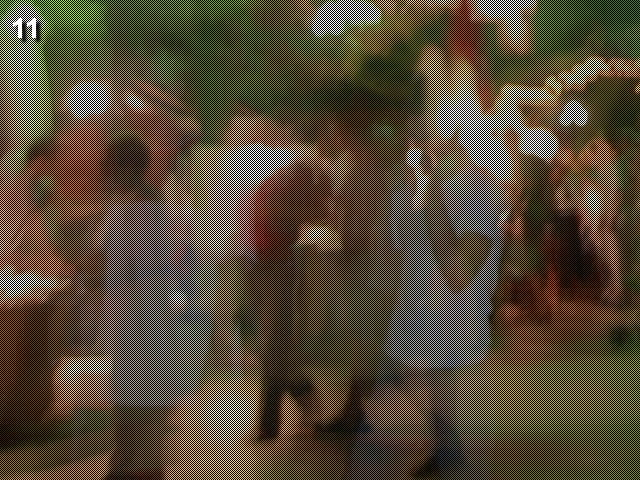
#> input picture 01_Python 基本功/data/cave.jpg, 640 x 480 px
$ jupyter execute --allow-errors Pythonchallenge.ipynb
#> lines starting #> are read from the running program, lines starting #| are printed output that depends on the picture
# 第一关（关键词：字符串翻译str.maketrans,str.translate）

[cell 1]
import re
import urllib
import string

url = 'http://www.pythonchallenge.com/pc/def/map.html'
regex = re.compile(r'<font color="#f000f0">(.*?)</tr>', re.S)

# 爬取指定网页源码，并提取关键文本
#> (the rest of this cell did not finish here and is left out)

# 第二关

[cell 2]
import re
import string
import requests

url='http://www.pythonchallenge.com/pc/def/ocr.html'

#> (the rest of this cell did not finish here and is left out)

# 第三关（关键词：正则表达式 re）

[cell 3]
import re
import string
import requests

url='http://www.pythonchallenge.com/pc/def/equality.html'

# 提取网页注释文本
#> (the rest of this cell did not finish here and is left out)

# 第四关（关键词：爬虫 requests/urllib）

[cell 4]
import requests as req
import re

url = 'http://www.pythonchallenge.com/pc/def/linkedlist.php?nothing='
regex = re.compile(r'nothing is (\d+)')
nothing = '12345'
count = 0

# [13 lines of commented-out code are left out]

# 第五关（关键词：序列化与反序列化 pickle）

[cell 5]
import requests
import pickle

url = 'http://www.pythonchallenge.com/pc/def/banner.p'
#> (the rest of this cell did not finish here and is left out)

# 第六关（关键词: 操作压缩文件 zipfile）

[cell 6]
import re
import zipfile

path = './data/channel.zip'
f_name = 'readme.txt'

comments = []
#> (the rest of this cell did not finish here and is left out)

# 第七关（关键词：读取图片 PIL）

[cell 7]
import requests
import PIL.Image

# [9 lines of commented-out code are left out]
#> (the rest of this cell did not finish here and is left out)

[cell 8]
next_level = [105, 110, 116, 101, 103, 114, 105, 116, 121]
print(r''.join(map(chr, next_level)))

# 第八关（关键词：压缩与解压 bz2）

[cell 9]
import re
import requests
import bz2

url = "http://www.pythonchallenge.com/pc/def/integrity.html"
regex = re.compile(r"..: '(.*?)'")

#> (the rest of this cell did not finish here and is left out)

[cell 10]
print(bz2.decompress(b'BZh91AY&SYA\xaf\x82\r\x00\x00\x01\x01\x80\x02\xc0\x02\x00 \x00!\x9ah3M\x07<]\xc9\x14\xe1BA\x06\xbe\x084'))
print(bz2.decompress(b'BZh91AY&SY\x94$|\x0e\x00\x00\x00\x81\x00\x03$ \x00!\x9ah3M\x13<]\xc9\x14\xe1BBP\x91\xf08'))

# 第九关（关键词：图像绘制 PIL）

[cell 11]
import re
import requests
from PIL import Image, ImageDraw

# [22 lines of commented-out code are left out]
#> (the rest of this cell did not finish here and is left out)

# 第十关（找规律）

已知 a = [1, 11, 21, 1211, 111221, ...]
问：len(a[30]) = ?

[cell 12]
# 创建生成器函数
def geta(n: int):
    a = '1'
    count = 0
    while True:
        if count >= n:
            break
        yield a

        count += 1
        a += '?'
        nexta = []
        counti, i = 0, a[0]
        for x in a:
            if x == i:
                counti += 1
            else:
                nexta.append(str(counti))
                nexta.append(i)
                counti = 1
                i = x
        a = ''.join(nexta)

a30 = [i for i in geta(31)][30]
print(len(a30))

[cell 13]
print([i for i in geta(16)])

# 第十一关（关键词：图像拆分 PIL）

[cell 14]
import requests
import PIL.Image

# [10 lines of commented-out code are left out]
img0 = Image.open("data/cave.jpg")
#> img0 is the input picture: PIL image 640x480 RGB; mean R, G, B 85.8, 73.7, 57.3
# 获取图片信息
mode = img0.mode
#> mode = 'RGB'
w, h = img0.size
#> w = 640; h = 480

# 创建空白图片
img1 = Image.new(mode, (w, h), '#FFF')
#> img1: PIL image 640x480 RGB; every value is 255
img2 = Image.new(mode, (w, h), '#FFF')
img3 = Image.new(mode, (w, h), '#FFF')
img4 = Image.new(mode, (w, h), '#FFF')

# 加载图片矩阵
img_array1 = img1.load()
img_array2 = img2.load()
img_array3 = img3.load()
img_array4 = img4.load()

for x in range(w):
    for y in range(h):
        if x % 2 == 0 and y % 2 == 0:
            img_array1[x/2, y/2] = img0.getpixel((x, y))
        elif x % 2 != 0 and y % 2 != 0:
            img_array2[x/2, y/2] = img0.getpixel((x, y))
        elif x % 2 != 0 and y % 2 == 0:
            img_array3[x/2, y/2] = img0.getpixel((x, y))
        elif x % 2 == 0 and y % 2 != 0:
            img_array4[x/2, y/2] = img0.getpixel((x, y))

img1.save('data/cave1.jpeg', 'jpeg')
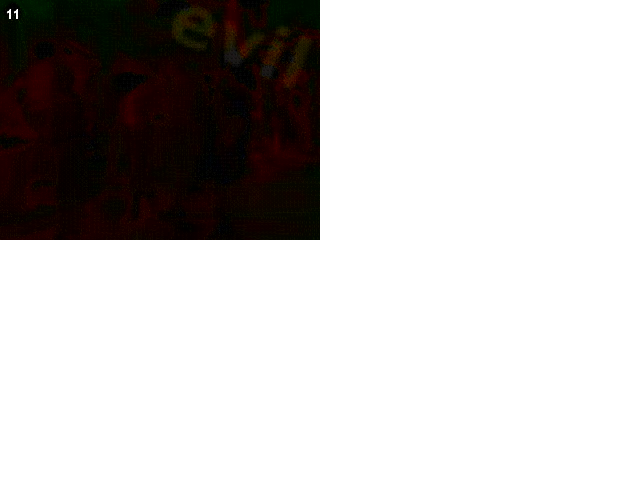
#> saved as cave1.jpeg: PIL image 640x480 RGB; mean R, G, B 195.1, 192.3, 191.3
img2.save('data/cave2.jpeg', 'jpeg')
img3.save('data/cave3.jpeg', 'jpeg')
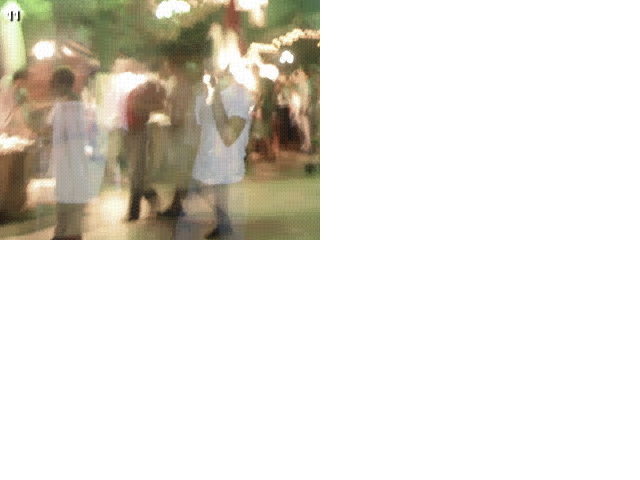
#> saved as cave3.jpeg: PIL image 640x480 RGB; mean R, G, B 230.3, 227.1, 219.8
img4.save('data/cave4.jpeg', 'jpeg')
